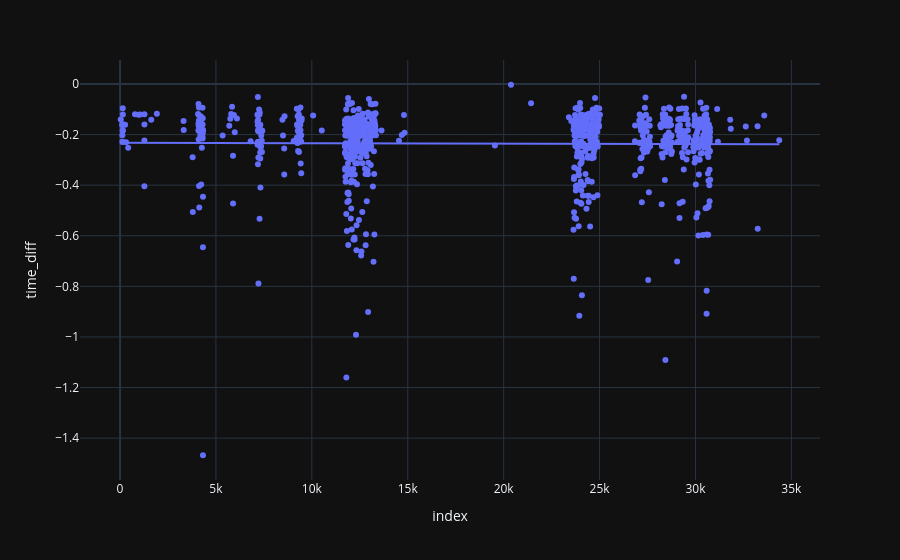

Here is the notebook cell this chart was saved with:
### Code cell
keys_pressed = query_table(con, 'keys_pressed')
# assuming keys_pressed is your DataFrame
df = keys_pressed

# convert 'time' column from unix epoch to datetime
df['time'] = pd.to_datetime(df['time'], unit='s')

# Sort DataFrame
df = df.sort_values(by='time')

# Create new columns using shift function as a substitute for lead
df['lead_time'] = df.groupby('game_id')['time'].shift(-1)
df['time_diff'] = df['time'] - df['lead_time']

# Convert 'time_diff' to seconds before computing the mean
df['time_diff'] = df['time_diff'].dt.total_seconds()

# Apply row_number equivalent
df['letter_descending_rank'] = df.sort_values(['key','time'], ascending=[True, False]) \
                                .groupby(['key']) \
                                .cumcount() + 1

# Select rows where key = 'z'
df = df[df['key'] == 'z']

# # Calculate the cumulative average of 'time_diff' grouped by 'key'
df['key_count'] = df.groupby('key', group_keys=False)['time_diff'].apply(lambda x: x.expanding().mean())

df = df.sort_values(by='time')
px.scatter(df, y='time_diff', trendline='ols')

### Figure 1 — Plotly figure (JSON) as saved in the notebook; plotly's stock layout.template omitted (floating-point values rounded to 4 significant figures; data arrays with more than 128 entries replaced by an {"elided": "..."} marker saying what was removed)
{"data": [{"hovertemplate": "index=%{x}<br>time_diff=%{y}<extra></extra>", "legendgroup": "", "marker": {"color": "#636efa", "symbol": "circle"}, "mode": "markers", "name": "", "orientation": "v", "showlegend": false, "type": "scatter", "x": {"elided": "906 int values"}, "xaxis": "x", "y": {"elided": "906 float values"}, "yaxis": "y"}, {"hovertemplate": "<b>OLS trendline</b><br>time_diff = -1.65542e-07 * index + -0.232658<br>R<sup>2</sup>=0.000115<br><br>index=%{x}<br>time_diff=%{y} <b>(trend)</b><extra></extra>", "legendgroup": "", "marker": {"color": "#636efa", "symbol": "circle"}, "mode": "lines", "name": "", "showlegend": false, "type": "scatter", "x": {"elided": "902 int values"}, "xaxis": "x", "y": {"elided": "902 float values"}, "yaxis": "y"}], "layout": {"legend": {"tracegroupgap": 0}, "margin": {"t": 60}, "xaxis": {"anchor": "y", "domain": [0, 1], "title": {"text": "index"}}, "yaxis": {"anchor": "x", "domain": [0, 1], "title": {"text": "time_diff"}}}}
